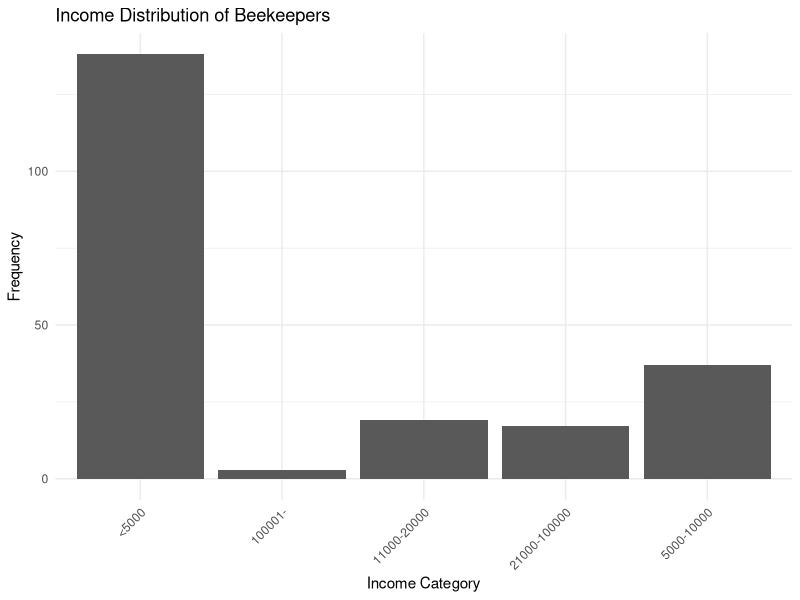

The R script that drew this image:
## ---- chunk 1
library(readxl)

apiculture_data <- read_excel("data/apiculturemay2026.xlsx")
## ---- chunk 2
table(apiculture_data$ANNUALINCOME)
## ---- chunk 3
library(ggplot2)

ggplot(apiculture_data, aes(x = ANNUALINCOME)) +
  geom_bar() +
  theme_minimal() +
  labs(
    title = "Income Distribution of Beekeepers",
    x = "Income Category",
    y = "Frequency"
  ) +
  theme(axis.text.x = element_text(angle = 45, hjust = 1))
## ---- chunk 4
library(MASS)

# Fix income category
apiculture_data$ANNUALINCOME[
  apiculture_data$ANNUALINCOME == "100001-"
] <- "100001+"

# Convert to ordered factor
apiculture_data$ANNUALINCOME <- factor(
  apiculture_data$ANNUALINCOME,
  levels = c("<5000", "5000-10000", "11000-20000", "21000-100000", "100001+"),
  ordered = TRUE
)

# Convert predictors
apiculture_data$TYPEOFHIVES <- factor(apiculture_data$TYPEOFHIVES)
apiculture_data$FORMALBEEKEEPINGTRAINING <- factor(apiculture_data$FORMALBEEKEEPINGTRAINING)

# Run model
model <- polr(
  ANNUALINCOME ~ TYPEOFHIVES + FORMALBEEKEEPINGTRAINING,
  data = apiculture_data
)
